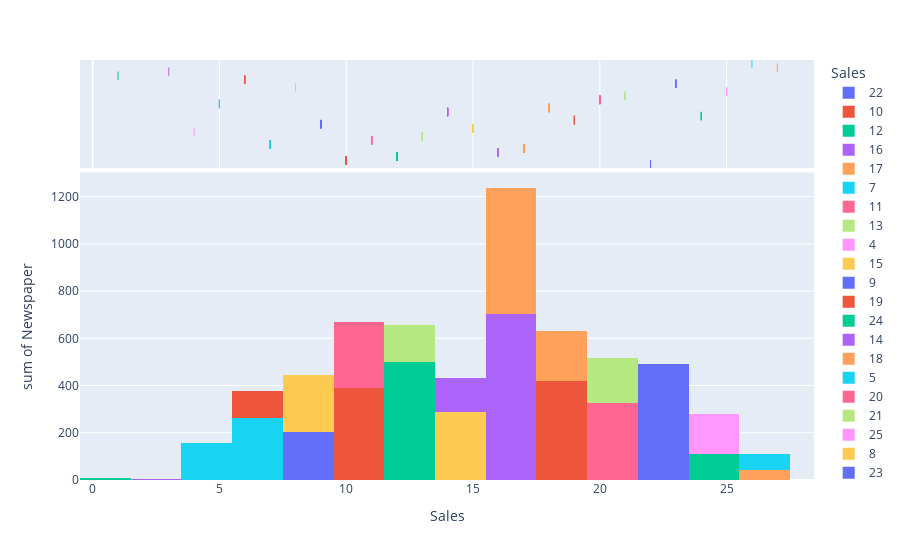

The code cell stored with this chart in its notebook:
### Code cell
fig = px.histogram(df, x="Sales", y="Newspaper", color="Sales", marginal="rug",
                   hover_data=df.columns)
fig.show()

### Figure 1 — Plotly figure (JSON) as saved in the notebook; plotly's stock layout.template omitted (floating-point values rounded to 4 significant figures)
{"data": [{"alignmentgroup": "True", "bingroup": "x", "histfunc": "sum", "hovertemplate": "Sales=%{x}<br>sum of Newspaper=%{y}<extra></extra>", "legendgroup": "22", "marker": {"color": "#636efa", "pattern": {"shape": ""}}, "name": "22", "offsetgroup": "22", "orientation": "v", "showlegend": true, "type": "histogram", "x": [22, 22, 22, 22, 22, 22], "xaxis": "x", "y": [69, 52, 39, 27, 72, 19], "yaxis": "y"}, {"alignmentgroup": "True", "boxpoints": "all", "customdata": [[230, 37], [195, 47], [216, 41], [216, 43], [250, 36], [205, 45]], "fillcolor": "rgba(255,255,255,0)", "hoveron": "points", "hovertemplate": "Sales=%{x}<br>TV=%{customdata[0]}<br>Radio=%{customdata[1]}<extra></extra>", "jitter": 0, "legendgroup": "22", "line": {"color": "rgba(255,255,255,0)"}, "marker": {"color": "#636efa", "symbol": "line-ns-open"}, "name": "22", "offsetgroup": "22", "showlegend": false, "type": "box", "x": [22, 22, 22, 22, 22, 22], "xaxis": "x2", "yaxis": "y2"}, {"alignmentgroup": "True", "bingroup": "x", "histfunc": "sum", "hovertemplate": "Sales=%{x}<br>sum of Newspaper=%{y}<extra></extra>", "legendgroup": "10", "marker": {"color": "#EF553B", "pattern": {"shape": ""}}, "name": "10", "offsetgroup": "10", "orientation": "v", "showlegend": true, "type": "histogram", "x": [10, 10, 10, 10, 10, 10, 10, 10, 10, 10, 10, 10, 10, 10, 10], "xaxis": "x", "y": [45, 40, 35, 35, 3, 25, 65, 12, 34, 9, 11, 20, 24, 26, 5], "yaxis": "y"}, {"alignmentgroup": "True", "boxpoints": "all", "customdata": [[44, 39], [70, 16], [43, 26], [89, 9], [100, 9], [87, 11], [36, 38], [73, 17], [104, 5], [140, 1], [38, 40], [44, 25], [149, 1], [139, 2], [39, 41]], "fillcolor": "rgba(255,255,255,0)", "hoveron": "points", "hovertemplate": "Sales=%{x}<br>TV=%{customdata[0]}<br>Radio=%{customdata[1]}<extra></extra>", "jitter": 0, "legendgroup": "10", "line": {"color": "rgba(255,255,255,0)"}, "marker": {"color": "#EF553B", "symbol": "line-ns-open"}, "name": "10", "offsetgroup": "10", "showlegend": false, "type": "box", "x": [10, 10, 10, 10, 10, 10, 10, 10, 10, 10, 10, 10, 10, 10, 10], "xaxis": "x2", "yaxis": "y2"}, {"alignmentgroup": "True", "bingroup": "x", "histfunc": "sum", "hovertemplate": "Sales=%{x}<br>sum of Newspaper=%{y}<extra></extra>", "legendgroup": "12", "marker": {"color": "#00cc96", "pattern": {"shape": ""}}, "name": "12", "offsetgroup": "12", "orientation": "v", "showlegend": true, "type": "histogram", "x": [12, 12, 12, 12, 12, 12, 12, 12, 12, 12, 12], "xaxis": "x", "y": [69, 24, 114, 31, 16, 73, 23, 52, 25, 38, 34], "yaxis": "y"}, {"alignmentgroup": "True", "boxpoints": "all", "customdata": [[17, 45], [66, 5], [67, 36], [109, 14], [76, 27], [88, 25], [90, 0], [75, 35], [139, 14], [96, 14], [131, 18]], "fillcolor": "rgba(255,255,255,0)", "hoveron": "points", "hovertemplate": "Sales=%{x}<br>TV=%{customdata[0]}<br>Radio=%{customdata[1]}<extra></extra>", "jitter": 0, "legendgroup": "12", "line": {"color": "rgba(255,255,255,0)"}, "marker": {"color": "#00cc96", "symbol": "line-ns-open"}, "name": "12", "offsetgroup": "12", "showlegend": false, "type": "box", "x": [12, 12, 12, 12, 12, 12, 12, 12, 12, 12, 12], "xaxis": "x2", "yaxis": "y2"}, {"alignmentgroup": "True", "bingroup": "x", "histfunc": "sum", "hovertemplate": "Sales=%{x}<br>sum of Newspaper=%{y}<extra></extra>", "legendgroup": "16", "marker": {"color": "#ab63fa", "pattern": {"shape": ""}}, "name": "16", "offsetgroup": "16", "orientation": "v", "showlegend": true, "type": "histogram", "x": [16, 16, 16, 16, 16, 16, 16, 16, 16, 16, 16, 16, 16, 16, 16, 16, 16, 16, 16, 16], "xaxis": "x", "y": [58, 31, 31, 34, 28, 63, 51, 52, 5, 49, 15, 37, 14, 37, 30, 84, 12, 13, 35, 23], "yaxis": "y"}, {"alignmentgroup": "True", "boxpoints": "all", "customdata": [[151, 41], [202, 22], [175, 22], [199, 3], [131, 42], [110, 40], [109, 47], [163, 31], [197, 3], [222, 4], [224, 2], [280, 13], [197, 23], [171, 39], [172, 18], [234, 3], [168, 7], [222, 3], [170, 7], [276, 2]], "fillcolor": "rgba(255,255,255,0)", "hoveron": "points", "hovertemplate": "Sales=%{x}<br>TV=%{customdata[0]}<br>Radio=%{customdata[1]}<extra></extra>", "jitter": 0, "legendgroup": "16", "line": {"color": "rgba(255,255,255,0)"}, "marker": {"color": "#ab63fa", "symbol": "line-ns-open"}, "name": "16", "offsetgroup": "16", "showlegend": false, "type": "box", "x": [16, 16, 16, 16, 16, 16, 16, 16, 16, 16, 16, 16, 16, 16, 16, 16, 16, 16, 16, 16], "xaxis": "x2", "yaxis": "y2"}, {"alignmentgroup": "True", "bingroup": "x", "histfunc": "sum", "hovertemplate": "Sales=%{x}<br>sum of Newspaper=%{y}<extra></extra>", "legendgroup": "17", "marker": {"color": "#FFA15A", "pattern": {"shape": ""}}, "name": "17", "offsetgroup": "17", "orientation": "v", "showlegend": true, "type": "histogram", "x": [17, 17, 17, 17, 17, 17, 17, 17, 17, 17, 17, 17, 17, 17, 17, 17, 17, 17, 17, 17, 17], "xaxis": "x", "y": [58, 4, 23, 19, 0, 8, 38, 26, 13, 36, 45, 2, 43, 19, 57, 47, 17, 27, 30, 18, 6], "yaxis": "y"}, {"alignmentgroup": "True", "boxpoints": "all", "customdata": [[180, 10], [214, 24], [237, 5], [262, 3], [265, 20], [290, 4], [177, 33], [206, 8], [213, 24], [239, 4], [135, 41], [175, 15], [265, 2], [206, 5], [215, 23], [164, 20], [165, 10], [218, 5], [253, 21], [191, 28], [149, 35]], "fillcolor": "rgba(255,255,255,0)", "hoveron": "points", "hovertemplate": "Sales=%{x}<br>TV=%{customdata[0]}<br>Radio=%{customdata[1]}<extra></extra>", "jitter": 0, "legendgroup": "17", "line": {"color": "rgba(255,255,255,0)"}, "marker": {"color": "#FFA15A", "symbol": "line-ns-open"}, "name": "17", "offsetgroup": "17", "showlegend": false, "type": "box", "x": [17, 17, 17, 17, 17, 17, 17, 17, 17, 17, 17, 17, 17, 17, 17, 17, 17, 17, 17, 17, 17], "xaxis": "x2", "yaxis": "y2"}, {"alignmentgroup": "True", "bingroup": "x", "histfunc": "sum", "hovertemplate": "Sales=%{x}<br>sum of Newspaper=%{y}<extra></extra>", "legendgroup": "7", "marker": {"color": "#19d3f3", "pattern": {"shape": ""}}, "name": "7", "offsetgroup": "7", "orientation": "v", "showlegend": true, "type": "histogram", "x": [7, 7, 7, 7, 7, 7, 7], "xaxis": "x", "y": [75, 33, 29, 50, 45, 17, 13], "yaxis": "y"}, {"alignmentgroup": "True", "boxpoints": "all", "customdata": [[8, 48], [28, 1], [25, 11], [18, 21], [11, 36], [19, 20], [38, 3]], "fillcolor": "rgba(255,255,255,0)", "hoveron": "points", "hovertemplate": "Sales=%{x}<br>TV=%{customdata[0]}<br>Radio=%{customdata[1]}<extra></extra>", "jitter": 0, "legendgroup": "7", "line": {"color": "rgba(255,255,255,0)"}, "marker": {"color": "#19d3f3", "symbol": "line-ns-open"}, "name": "7", "offsetgroup": "7", "showlegend": false, "type": "box", "x": [7, 7, 7, 7, 7, 7, 7], "xaxis": "x2", "yaxis": "y2"}, {"alignmentgroup": "True", "bingroup": "x", "histfunc": "sum", "hovertemplate": "Sales=%{x}<br>sum of Newspaper=%{y}<extra></extra>", "legendgroup": "11", "marker": {"color": "#FF6692", "pattern": {"shape": ""}}, "name": "11", "offsetgroup": "11", "orientation": "v", "showlegend": true, "type": "histogram", "x": [11, 11, 11, 11, 11, 11, 11, 11, 11, 11, 11, 11, 11, 11, 11, 11], "xaxis": "x", "y": [23, 18, 38, 7, 0, 2, 31, 23, 22, 32, 10, 9, 8, 48, 5, 6], "yaxis": "y"}, {"alignmentgroup": "True", "boxpoints": "all", "customdata": [[57, 32], [69, 20], [112, 17], [95, 1], [69, 9], [31, 24], [129, 5], [116, 7], [76, 26], [75, 20], [107, 14], [80, 0], [48, 47], [121, 8], [117, 14], [75, 10]], "fillcolor": "rgba(255,255,255,0)", "hoveron": "points", "hovertemplate": "Sales=%{x}<br>TV=%{customdata[0]}<br>Radio=%{customdata[1]}<extra></extra>", "jitter": 0, "legendgroup": "11", "line": {"color": "rgba(255,255,255,0)"}, "marker": {"color": "#FF6692", "symbol": "line-ns-open"}, "name": "11", "offsetgroup": "11", "showlegend": false, "type": "box", "x": [11, 11, 11, 11, 11, 11, 11, 11, 11, 11, 11, 11, 11, 11, 11, 11], "xaxis": "x2", "yaxis": "y2"}, {"alignmentgroup": "True", "bingroup": "x", "histfunc": "sum", "hovertemplate": "Sales=%{x}<br>sum of Newspaper=%{y}<extra></extra>", "legendgroup": "13", "marker": {"color": "#B6E880", "pattern": {"shape": ""}}, "name": "13", "offsetgroup": "13", "orientation": "v", "showlegend": true, "type": "histogram", "x": [13, 13, 13, 13, 13, 13, 13], "xaxis": "x", "y": [11, 7, 30, 16, 10, 35, 49], "yaxis": "y"}, {"alignmentgroup": "True", "boxpoints": "all", "customdata": [[120, 19], [97, 7], [97, 1], [136, 19], [139, 14], [68, 44], [85, 35]], "fillcolor": "rgba(255,255,255,0)", "hoveron": "points", "hovertemplate": "Sales=%{x}<br>TV=%{customdata[0]}<br>Radio=%{customdata[1]}<extra></extra>", "jitter": 0, "legendgroup": "13", "line": {"color": "rgba(255,255,255,0)"}, "marker": {"color": "#B6E880", "symbol": "line-ns-open"}, "name": "13", "offsetgroup": "13", "showlegend": false, "type": "box", "x": [13, 13, 13, 13, 13, 13, 13], "xaxis": "x2", "yaxis": "y2"}, {"alignmentgroup": "True", "bingroup": "x", "histfunc": "sum", "hovertemplate": "Sales=%{x}<br>sum of Newspaper=%{y}<extra></extra>", "legendgroup": "4", "marker": {"color": "#FF97FF", "pattern": {"shape": ""}}, "name": "4", "offsetgroup": "4", "orientation": "v", "showlegend": true, "type": "histogram", "x": [4], "xaxis": "x", "y": [1], "yaxis": "y"}, {"alignmentgroup": "True", "boxpoints": "all", "customdata": [[8, 2]], "fillcolor": "rgba(255,255,255,0)", "hoveron": "points", "hovertemplate": "Sales=%{x}<br>TV=%{customdata[0]}<br>Radio=%{customdata[1]}<extra></extra>", "jitter": 0, "legendgroup": "4", "line": {"color": "rgba(255,255,255,0)"}, "marker": {"color": "#FF97FF", "symbol": "line-ns-open"}, "name": "4", "offsetgroup": "4", "showlegend": false, "type": "box", "x": [4], "xaxis": "x2", "yaxis": "y2"}, {"alignmentgroup": "True", "bingroup": "x", "histfunc": "sum", "hovertemplate": "Sales=%{x}<br>sum of Newspaper=%{y}<extra></extra>", "legendgroup": "15", "marker": {"color": "#FECB52", "pattern": {"shape": ""}}, "name": "15", "offsetgroup": "15", "orientation": "v", "showlegend": true, "type": "histogram", "x": [15, 15, 15, 15, 15, 15, 15, 15], "xaxis": "x", "y": [21, 12, 59, 79, 46, 12, 50, 8], "yaxis": "y"}, {"alignmentgroup": "True", "boxpoints": "all", "customdata": [[199, 2], [142, 29], [137, 46], [125, 36], [141, 26], [123, 34], [93, 43], [156, 2]], "fillcolor": "rgba(255,255,255,0)", "hoveron": "points", "hovertemplate": "Sales=%{x}<br>TV=%{customdata[0]}<br>Radio=%{customdata[1]}<extra></extra>", "jitter": 0, "legendgroup": "15", "line": {"color": "rgba(255,255,255,0)"}, "marker": {"color": "#FECB52", "symbol": "line-ns-open"}, "name": "15", "offsetgroup": "15", "showlegend": false, "type": "box", "x": [15, 15, 15, 15, 15, 15, 15, 15], "xaxis": "x2", "yaxis": "y2"}, {"alignmentgroup": "True", "bingroup": "x", "histfunc": "sum", "hovertemplate": "Sales=%{x}<br>sum of Newspaper=%{y}<extra></extra>", "legendgroup": "9", "marker": {"color": "#636efa", "pattern": {"shape": ""}}, "name": "9", "offsetgroup": "9", "orientation": "v", "showlegend": true, "type": "histogram", "x": [9, 9, 9, 9, 9, 9, 9], "xaxis": "x", "y": [65, 18, 36, 14, 43, 9, 20], "yaxis": "y"}, {"alignmentgroup": "True", "boxpoints": "all", "customdata": [[23, 35], [62, 12], [66, 11], [76, 0], [59, 12], [25, 39], [43, 25]], "fillcolor": "rgba(255,255,255,0)", "hoveron": "points", "hovertemplate": "Sales=%{x}<br>TV=%{customdata[0]}<br>Radio=%{customdata[1]}<extra></extra>", "jitter": 0, "legendgroup": "9", "line": {"color": "rgba(255,255,255,0)"}, "marker": {"color": "#636efa", "symbol": "line-ns-open"}, "name": "9", "offsetgroup": "9", "showlegend": false, "type": "box", "x": [9, 9, 9, 9, 9, 9, 9], "xaxis": "x2", "yaxis": "y2"}, {"alignmentgroup": "True", "bingroup": "x", "histfunc": "sum", "hovertemplate": "Sales=%{x}<br>sum of Newspaper=%{y}<extra></extra>", "legendgroup": "19", "marker": {"color": "#EF553B", "pattern": {"shape": ""}}, "name": "19", "offsetgroup": "19", "orientation": "v", "showlegend": true, "type": "histogram", "x": [19, 19, 19, 19, 19, 19, 19, 19, 19, 19, 19], "xaxis": "x", "y": [46, 49, 59, 21, 17, 5, 74, 45, 75, 25, 3], "yaxis": "y"}, {"alignmentgroup": "True", "boxpoints": "all", "customdata": [[204, 32], [227, 15], [217, 33], [280, 10], [187, 17], [255, 26], [229, 32], [219, 33], [193, 35], [188, 18], [166, 42]], "fillcolor": "rgba(255,255,255,0)", "hoveron": "points", "hovertemplate": "Sales=%{x}<br>TV=%{customdata[0]}<br>Radio=%{customdata[1]}<extra></extra>", "jitter": 0, "legendgroup": "19", "line": {"color": "rgba(255,255,255,0)"}, "marker": {"color": "#EF553B", "symbol": "line-ns-open"}, "name": "19", "offsetgroup": "19", "showlegend": false, "type": "box", "x": [19, 19, 19, 19, 19, 19, 19, 19, 19, 19, 19], "xaxis": "x2", "yaxis": "y2"}, {"alignmentgroup": "True", "bingroup": "x", "histfunc": "sum", "hovertemplate": "Sales=%{x}<br>sum of Newspaper=%{y}<extra></extra>", "legendgroup": "24", "marker": {"color": "#00cc96", "pattern": {"shape": ""}}, "name": "24", "offsetgroup": "24", "orientation": "v", "showlegend": true, "type": "histogram", "x": [24, 24, 24], "xaxis": "x", "y": [55, 54, 3], "yaxis": "y"}, {"alignmentgroup": "True", "boxpoints": "all", "customdata": [[281, 39], [261, 42], [220, 49]], "fillcolor": "rgba(255,255,255,0)", "hoveron": "points", "hovertemplate": "Sales=%{x}<br>TV=%{customdata[0]}<br>Radio=%{customdata[1]}<extra></extra>", "jitter": 0, "legendgroup": "24", "line": {"color": "rgba(255,255,255,0)"}, "marker": {"color": "#00cc96", "symbol": "line-ns-open"}, "name": "24", "offsetgroup": "24", "showlegend": false, "type": "box", "x": [24, 24, 24], "xaxis": "x2", "yaxis": "y2"}, {"alignmentgroup": "True", "bingroup": "x", "histfunc": "sum", "hovertemplate": "Sales=%{x}<br>sum of Newspaper=%{y}<extra></extra>", "legendgroup": "14", "marker": {"color": "#ab63fa", "pattern": {"shape": ""}}, "name": "14", "offsetgroup": "14", "orientation": "v", "showlegend": true, "type": "histogram", "x": [14, 14, 14, 14, 14, 14, 14, 14], "xaxis": "x", "y": [19, 45, 8, 14, 9, 34, 8, 6], "yaxis": "y"}, {"alignmentgroup": "True", "boxpoints": "all", "customdata": [[147, 23], [74, 49], [102, 29], [120, 28], [134, 4], [78, 46], [94, 4], [177, 9]], "fillcolor": "rgba(255,255,255,0)", "hoveron": "points", "hovertemplate": "Sales=%{x}<br>TV=%{customdata[0]}<br>Radio=%{customdata[1]}<extra></extra>", "jitter": 0, "legendgroup": "14", "line": {"color": "rgba(255,255,255,0)"}, "marker": {"color": "#ab63fa", "symbol": "line-ns-open"}, "name": "14", "offsetgroup": "14", "showlegend": false, "type": "box", "x": [14, 14, 14, 14, 14, 14, 14, 14], "xaxis": "x2", "yaxis": "y2"}, {"alignmentgroup": "True", "bingroup": "x", "histfunc": "sum", "hovertemplate": "Sales=%{x}<br>sum of Newspaper=%{y}<extra></extra>", "legendgroup": "18", "marker": {"color": "#FFA15A", "pattern": {"shape": ""}}, "name": "18", "offsetgroup": "18", "orientation": "v", "showlegend": true, "type": "histogram", "x": [18, 18, 18, 18, 18, 18, 18, 18, 18], "xaxis": "x", "y": [53, 22, 9, 11, 38, 56, 8, 7, 8], "yaxis": "y"}, {"alignmentgroup": "True", "boxpoints": "all", "customdata": [[218, 27], [248, 27], [210, 29], [237, 27], [199, 30], [225, 8], [240, 7], [163, 36], [232, 8]], "fillcolor": "rgba(255,255,255,0)", "hoveron": "points", "hovertemplate": "Sales=%{x}<br>TV=%{customdata[0]}<br>Radio=%{customdata[1]}<extra></extra>", "jitter": 0, "legendgroup": "18", "line": {"color": "rgba(255,255,255,0)"}, "marker": {"color": "#FFA15A", "symbol": "line-ns-open"}, "name": "18", "offsetgroup": "18", "showlegend": false, "type": "box", "x": [18, 18, 18, 18, 18, 18, 18, 18, 18], "xaxis": "x2", "yaxis": "y2"}, {"alignmentgroup": "True", "bingroup": "x", "histfunc": "sum", "hovertemplate": "Sales=%{x}<br>sum of Newspaper=%{y}<extra></extra>", "legendgroup": "5", "marker": {"color": "#19d3f3", "pattern": {"shape": ""}}, "name": "5", "offsetgroup": "5", "orientation": "v", "showlegend": true, "type": "histogram", "x": [5, 5, 5, 5, 5, 5], "xaxis": "x", "y": [49, 41, 9, 25, 2, 31], "yaxis": "y"}, {"alignmentgroup": "True", "boxpoints": "all", "customdata": [[13, 15], [7, 28], [5, 29], [13, 0], [8, 27], [17, 4]], "fillcolor": "rgba(255,255,255,0)", "hoveron": "points", "hovertemplate": "Sales=%{x}<br>TV=%{customdata[0]}<br>Radio=%{customdata[1]}<extra></extra>", "jitter": 0, "legendgroup": "5", "line": {"color": "rgba(255,255,255,0)"}, "marker": {"color": "#19d3f3", "symbol": "line-ns-open"}, "name": "5", "offsetgroup": "5", "showlegend": false, "type": "box", "x": [5, 5, 5, 5, 5, 5], "xaxis": "x2", "yaxis": "y2"}, {"alignmentgroup": "True", "bingroup": "x", "histfunc": "sum", "hovertemplate": "Sales=%{x}<br>sum of Newspaper=%{y}<extra></extra>", "legendgroup": "20", "marker": {"color": "#FF6692", "pattern": {"shape": ""}}, "name": "20", "offsetgroup": "20", "orientation": "v", "showlegend": true, "type": "histogram", "x": [20, 20, 20, 20, 20, 20, 20, 20, 20, 20, 20, 20, 20, 20, 20, 20], "xaxis": "x", "y": [26, 22, 1, 15, 27, 65, 22, 5, 10, 59, 1, 37, 9, 6, 20, 3], "yaxis": "y"}, {"alignmentgroup": "True", "boxpoints": "all", "customdata": [[228, 16], [240, 16], [293, 27], [262, 28], [239, 15], [193, 18], [184, 21], [238, 34], [209, 20], [273, 28], [184, 43], [220, 33], [187, 21], [284, 10], [248, 30], [286, 13]], "fillcolor": "rgba(255,255,255,0)", "hoveron": "points", "hovertemplate": "Sales=%{x}<br>TV=%{customdata[0]}<br>Radio=%{customdata[1]}<extra></extra>", "jitter": 0, "legendgroup": "20", "line": {"color": "rgba(255,255,255,0)"}, "marker": {"color": "#FF6692", "symbol": "line-ns-open"}, "name": "20", "offsetgroup": "20", "showlegend": false, "type": "box", "x": [20, 20, 20, 20, 20, 20, 20, 20, 20, 20, 20, 20, 20, 20, 20, 20], "xaxis": "x2", "yaxis": "y2"}, {"alignmentgroup": "True", "bingroup": "x", "histfunc": "sum", "hovertemplate": "Sales=%{x}<br>sum of Newspaper=%{y}<extra></extra>", "legendgroup": "21", "marker": {"color": "#B6E880", "pattern": {"shape": ""}}, "name": "21", "offsetgroup": "21", "orientation": "v", "showlegend": true, "type": "histogram", "x": [21, 21, 21, 21, 21], "xaxis": "x", "y": [43, 32, 58, 33, 23], "yaxis": "y"}, {"alignmentgroup": "True", "boxpoints": "all", "customdata": [[292, 28], [228, 37], [182, 46], [213, 43], [241, 38]], "fillcolor": "rgba(255,255,255,0)", "hoveron": "points", "hovertemplate": "Sales=%{x}<br>TV=%{customdata[0]}<br>Radio=%{customdata[1]}<extra></extra>", "jitter": 0, "legendgroup": "21", "line": {"color": "rgba(255,255,255,0)"}, "marker": {"color": "#B6E880", "symbol": "line-ns-open"}, "name": "21", "offsetgroup": "21", "showlegend": false, "type": "box", "x": [21, 21, 21, 21, 21], "xaxis": "x2", "yaxis": "y2"}, {"alignmentgroup": "True", "bingroup": "x", "histfunc": "sum", "hovertemplate": "Sales=%{x}<br>sum of Newspaper=%{y}<extra></extra>", "legendgroup": "25", "marker": {"color": "#FF97FF", "pattern": {"shape": ""}}, "name": "25", "offsetgroup": "25", "orientation": "v", "showlegend": true, "type": "histogram", "x": [25, 25, 25, 25], "xaxis": "x", "y": [5, 51, 44, 66], "yaxis": "y"}, {"alignmentgroup": "True", "boxpoints": "all", "customdata": [[266, 43], [289, 42], [243, 49], [283, 42]], "fillcolor": "rgba(255,255,255,0)", "hoveron": "points", "hovertemplate": "Sales=%{x}<br>TV=%{customdata[0]}<br>Radio=%{customdata[1]}<extra></extra>", "jitter": 0, "legendgroup": "25", "line": {"color": "rgba(255,255,255,0)"}, "marker": {"color": "#FF97FF", "symbol": "line-ns-open"}, "name": "25", "offsetgroup": "25", "showlegend": false, "type": "box", "x": [25, 25, 25, 25], "xaxis": "x2", "yaxis": "y2"}, {"alignmentgroup": "True", "bingroup": "x", "histfunc": "sum", "hovertemplate": "Sales=%{x}<br>sum of Newspaper=%{y}<extra></extra>", "legendgroup": "8", "marker": {"color": "#FECB52", "pattern": {"shape": ""}}, "name": "8", "offsetgroup": "8", "orientation": "v", "showlegend": true, "type": "histogram", "x": [8, 8, 8, 8, 8, 8, 8], "xaxis": "x", "y": [43, 21, 19, 89, 21, 18, 29], "yaxis": "y"}, {"alignmentgroup": "True", "boxpoints": "all", "customdata": [[25, 25], [53, 2], [26, 33], [16, 43], [17, 37], [50, 11], [56, 5]], "fillcolor": "rgba(255,255,255,0)", "hoveron": "points", "hovertemplate": "Sales=%{x}<br>TV=%{customdata[0]}<br>Radio=%{customdata[1]}<extra></extra>", "jitter": 0, "legendgroup": "8", "line": {"color": "rgba(255,255,255,0)"}, "marker": {"color": "#FECB52", "symbol": "line-ns-open"}, "name": "8", "offsetgroup": "8", "showlegend": false, "type": "box", "x": [8, 8, 8, 8, 8, 8, 8], "xaxis": "x2", "yaxis": "y2"}, {"alignmentgroup": "True", "bingroup": "x", "histfunc": "sum", "hovertemplate": "Sales=%{x}<br>sum of Newspaper=%{y}<extra></extra>", "legendgroup": "23", "marker": {"color": "#636efa", "pattern": {"shape": ""}}, "name": "23", "offsetgroup": "23", "orientation": "v", "showlegend": true, "type": "histogram", "x": [23, 23, 23, 23], "xaxis": "x", "y": [18, 60, 37, 100], "yaxis": "y"}, {"alignmentgroup": "True", "boxpoints": "all", "customdata": [[239, 41], [198, 49], [210, 49], [296, 36]], "fillcolor": "rgba(255,255,255,0)", "hoveron": "points", "hovertemplate": "Sales=%{x}<br>TV=%{customdata[0]}<br>Radio=%{customdata[1]}<extra></extra>", "jitter": 0, "legendgroup": "23", "line": {"color": "rgba(255,255,255,0)"}, "marker": {"color": "#636efa", "symbol": "line-ns-open"}, "name": "23", "offsetgroup": "23", "showlegend": false, "type": "box", "x": [23, 23, 23, 23], "xaxis": "x2", "yaxis": "y2"}, {"alignmentgroup": "True", "bingroup": "x", "histfunc": "sum", "hovertemplate": "Sales=%{x}<br>sum of Newspaper=%{y}<extra></extra>", "legendgroup": "6", "marker": {"color": "#EF553B", "pattern": {"shape": ""}}, "name": "6", "offsetgroup": "6", "orientation": "v", "showlegend": true, "type": "histogram", "x": [6, 6, 6, 6], "xaxis": "x", "y": [20, 22, 50, 23], "yaxis": "y"}, {"alignmentgroup": "True", "boxpoints": "all", "customdata": [[27, 1], [19, 16], [7, 38], [18, 12]], "fillcolor": "rgba(255,255,255,0)", "hoveron": "points", "hovertemplate": "Sales=%{x}<br>TV=%{customdata[0]}<br>Radio=%{customdata[1]}<extra></extra>", "jitter": 0, "legendgroup": "6", "line": {"color": "rgba(255,255,255,0)"}, "marker": {"color": "#EF553B", "symbol": "line-ns-open"}, "name": "6", "offsetgroup": "6", "showlegend": false, "type": "box", "x": [6, 6, 6, 6], "xaxis": "x2", "yaxis": "y2"}, {"alignmentgroup": "True", "bingroup": "x", "histfunc": "sum", "hovertemplate": "Sales=%{x}<br>sum of Newspaper=%{y}<extra></extra>", "legendgroup": "1", "marker": {"color": "#00cc96", "pattern": {"shape": ""}}, "name": "1", "offsetgroup": "1", "orientation": "v", "showlegend": true, "type": "histogram", "x": [1], "xaxis": "x", "y": [8], "yaxis": "y"}, {"alignmentgroup": "True", "boxpoints": "all", "customdata": [[0, 39]], "fillcolor": "rgba(255,255,255,0)", "hoveron": "points", "hovertemplate": "Sales=%{x}<br>TV=%{customdata[0]}<br>Radio=%{customdata[1]}<extra></extra>", "jitter": 0, "legendgroup": "1", "line": {"color": "rgba(255,255,255,0)"}, "marker": {"color": "#00cc96", "symbol": "line-ns-open"}, "name": "1", "offsetgroup": "1", "showlegend": false, "type": "box", "x": [1], "xaxis": "x2", "yaxis": "y2"}, {"alignmentgroup": "True", "bingroup": "x", "histfunc": "sum", "hovertemplate": "Sales=%{x}<br>sum of Newspaper=%{y}<extra></extra>", "legendgroup": "3", "marker": {"color": "#ab63fa", "pattern": {"shape": ""}}, "name": "3", "offsetgroup": "3", "orientation": "v", "showlegend": true, "type": "histogram", "x": [3], "xaxis": "x", "y": [5], "yaxis": "y"}, {"alignmentgroup": "True", "boxpoints": "all", "customdata": [[4, 11]], "fillcolor": "rgba(255,255,255,0)", "hoveron": "points", "hovertemplate": "Sales=%{x}<br>TV=%{customdata[0]}<br>Radio=%{customdata[1]}<extra></extra>", "jitter": 0, "legendgroup": "3", "line": {"color": "rgba(255,255,255,0)"}, "marker": {"color": "#ab63fa", "symbol": "line-ns-open"}, "name": "3", "offsetgroup": "3", "showlegend": false, "type": "box", "x": [3], "xaxis": "x2", "yaxis": "y2"}, {"alignmentgroup": "True", "bingroup": "x", "histfunc": "sum", "hovertemplate": "Sales=%{x}<br>sum of Newspaper=%{y}<extra></extra>", "legendgroup": "27", "marker": {"color": "#FFA15A", "pattern": {"shape": ""}}, "name": "27", "offsetgroup": "27", "orientation": "v", "showlegend": true, "type": "histogram", "x": [27], "xaxis": "x", "y": [41], "yaxis": "y"}, {"alignmentgroup": "True", "boxpoints": "all", "customdata": [[276, 48]], "fillcolor": "rgba(255,255,255,0)", "hoveron": "points", "hovertemplate": "Sales=%{x}<br>TV=%{customdata[0]}<br>Radio=%{customdata[1]}<extra></extra>", "jitter": 0, "legendgroup": "27", "line": {"color": "rgba(255,255,255,0)"}, "marker": {"color": "#FFA15A", "symbol": "line-ns-open"}, "name": "27", "offsetgroup": "27", "showlegend": false, "type": "box", "x": [27], "xaxis": "x2", "yaxis": "y2"}, {"alignmentgroup": "True", "bingroup": "x", "histfunc": "sum", "hovertemplate": "Sales=%{x}<br>sum of Newspaper=%{y}<extra></extra>", "legendgroup": "26", "marker": {"color": "#19d3f3", "pattern": {"shape": ""}}, "name": "26", "offsetgroup": "26", "orientation": "v", "showlegend": true, "type": "histogram", "x": [26], "xaxis": "x", "y": [71], "yaxis": "y"}, {"alignmentgroup": "True", "boxpoints": "all", "customdata": [[287, 43]], "fillcolor": "rgba(255,255,255,0)", "hoveron": "points", "hovertemplate": "Sales=%{x}<br>TV=%{customdata[0]}<br>Radio=%{customdata[1]}<extra></extra>", "jitter": 0, "legendgroup": "26", "line": {"color": "rgba(255,255,255,0)"}, "marker": {"color": "#19d3f3", "symbol": "line-ns-open"}, "name": "26", "offsetgroup": "26", "showlegend": false, "type": "box", "x": [26], "xaxis": "x2", "yaxis": "y2"}], "layout": {"autosize": true, "barmode": "relative", "legend": {"title": {"text": "Sales"}, "tracegroupgap": 0}, "margin": {"t": 60}, "xaxis": {"anchor": "y", "autorange": true, "categoryarray": [22, 10, 12, 16, 17, 7, 11, 13, 4, 15, 9, 19, 24, 14, 18, 5, 20, 21, 25, 8, 23, 6, 1, 3, 27, 26], "categoryorder": "array", "domain": [0, 1], "range": [-0.5, 28.45], "title": {"text": "Sales"}, "type": "linear"}, "xaxis2": {"anchor": "y2", "autorange": true, "domain": [0, 1], "matches": "x", "range": [-0.5, 28.45], "showgrid": true, "showticklabels": false, "type": "linear"}, "yaxis": {"anchor": "x", "autorange": true, "domain": [0, 0.7326], "range": [0, 1303.0], "title": {"text": "sum of Newspaper"}, "type": "linear"}, "yaxis2": {"anchor": "x2", "autorange": true, "domain": [0.7426, 1], "matches": "y2", "range": [-1.954, 25.5], "showgrid": false, "showline": false, "showticklabels": false, "ticks": "", "type": "category"}}}
